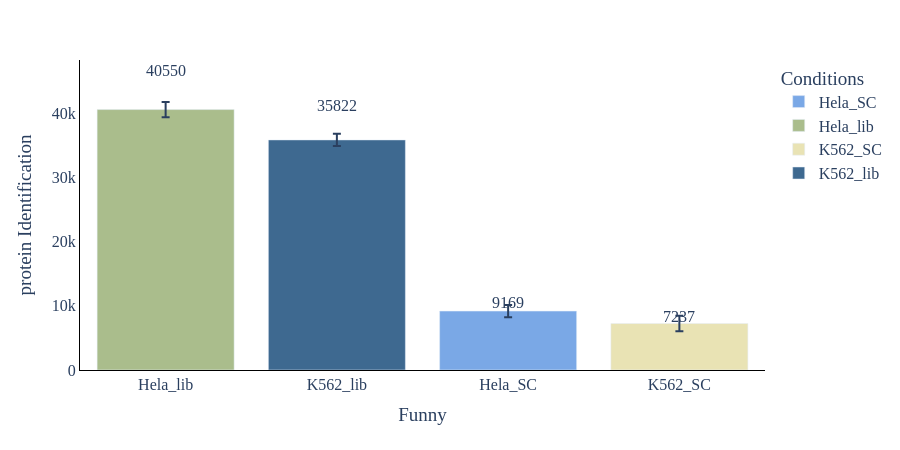

Notebook code cell kept with this figure:
### Code cell
#ID plot(protein and peptides)
plot_options={
            "mean label": "True",
            "error bar": "ci95", #None, stdev, or ci95
            "X Title": "Funny",
            "Y Title": "protein Identification",
            "color": ["#7aa8e6","#AABD8C", "#E9E3B4", "#3E6990", "#C6878F", "#fac8d3","#F39B6D",
                  "orange", "brown", "gray", "olive", "violet"],
            "width": 900,
            "height": 450,
            "font": dict(size=16, family="Arial black"),
            "ID mode": "total",#grouped, total, MS2, grouped_stacked, stacked
            "Group By X": "Conditions", #ID_Mode does MS2 vs MBR
            "Group By Color": "Conditions",#ID_Mode does MS2 vs MBR
            "Group By Stack": "Conditions",#ID_Mode does MS2 vs MBR
        }
plot_options["plot_type"] = "2" # 1 is protein, 2 is peptide
figure ,_ ,_ =plotter.ID_plots(data_obj, plot_options, saved_settings)
figure.show()
colors_to_not_use = ["cyan", "black","red", "yellow","green","blue","indigo"]

### Figure 1 — Plotly figure (JSON) as saved in the notebook; plotly's stock layout.template omitted (floating-point values rounded to 4 significant figures)
{"data": [{"alignmentgroup": "True", "error_y": {"array": [968.5]}, "hovertemplate": "Conditions=%{x}<br>IDs=%{y}<extra></extra>", "legendgroup": "Hela_SC", "marker": {"color": "#7aa8e6", "pattern": {"shape": ""}}, "name": "Hela_SC", "offsetgroup": "Hela_SC", "orientation": "v", "showlegend": true, "textposition": "auto", "type": "bar", "x": ["Hela_SC"], "xaxis": "x", "y": [9169.0], "yaxis": "y"}, {"alignmentgroup": "True", "error_y": {"array": [1179.0]}, "hovertemplate": "Conditions=%{x}<br>IDs=%{y}<extra></extra>", "legendgroup": "Hela_lib", "marker": {"color": "#AABD8C", "pattern": {"shape": ""}}, "name": "Hela_lib", "offsetgroup": "Hela_lib", "orientation": "v", "showlegend": true, "textposition": "auto", "type": "bar", "x": ["Hela_lib"], "xaxis": "x", "y": [40550.0], "yaxis": "y"}, {"alignmentgroup": "True", "error_y": {"array": [1223.0]}, "hovertemplate": "Conditions=%{x}<br>IDs=%{y}<extra></extra>", "legendgroup": "K562_SC", "marker": {"color": "#E9E3B4", "pattern": {"shape": ""}}, "name": "K562_SC", "offsetgroup": "K562_SC", "orientation": "v", "showlegend": true, "textposition": "auto", "type": "bar", "x": ["K562_SC"], "xaxis": "x", "y": [7237.0], "yaxis": "y"}, {"alignmentgroup": "True", "error_y": {"array": [948.4]}, "hovertemplate": "Conditions=%{x}<br>IDs=%{y}<extra></extra>", "legendgroup": "K562_lib", "marker": {"color": "#3E6990", "pattern": {"shape": ""}}, "name": "K562_lib", "offsetgroup": "K562_lib", "orientation": "v", "showlegend": true, "textposition": "auto", "type": "bar", "x": ["K562_lib"], "xaxis": "x", "y": [35820.0], "yaxis": "y"}], "layout": {"annotations": [{"showarrow": false, "text": "9169", "x": "Hela_SC", "y": 10540.0}, {"showarrow": false, "text": "40550", "x": "Hela_lib", "y": 46630.0}, {"showarrow": false, "text": "7237", "x": "K562_SC", "y": 8323.0}, {"showarrow": false, "text": "35822", "x": "K562_lib", "y": 41200.0}], "barmode": "relative", "font": {"family": "Arial black", "size": 16}, "height": 450, "legend": {"title": {"text": "Conditions"}, "tracegroupgap": 0}, "margin": {"t": 60}, "paper_bgcolor": "rgba(255, 255, 255, 255)", "plot_bgcolor": "rgba(255, 255, 255, 255)", "width": 900, "xaxis": {"anchor": "y", "categoryarray": ["Hela_lib", "K562_lib", "Hela_SC", "K562_SC"], "categoryorder": "array", "domain": [0, 1], "linecolor": "black", "linewidth": 1, "showline": true, "title": {"text": "Funny"}}, "yaxis": {"anchor": "x", "domain": [0, 1], "linecolor": "black", "linewidth": 1, "showline": true, "title": {"text": "protein Identification"}}}}
